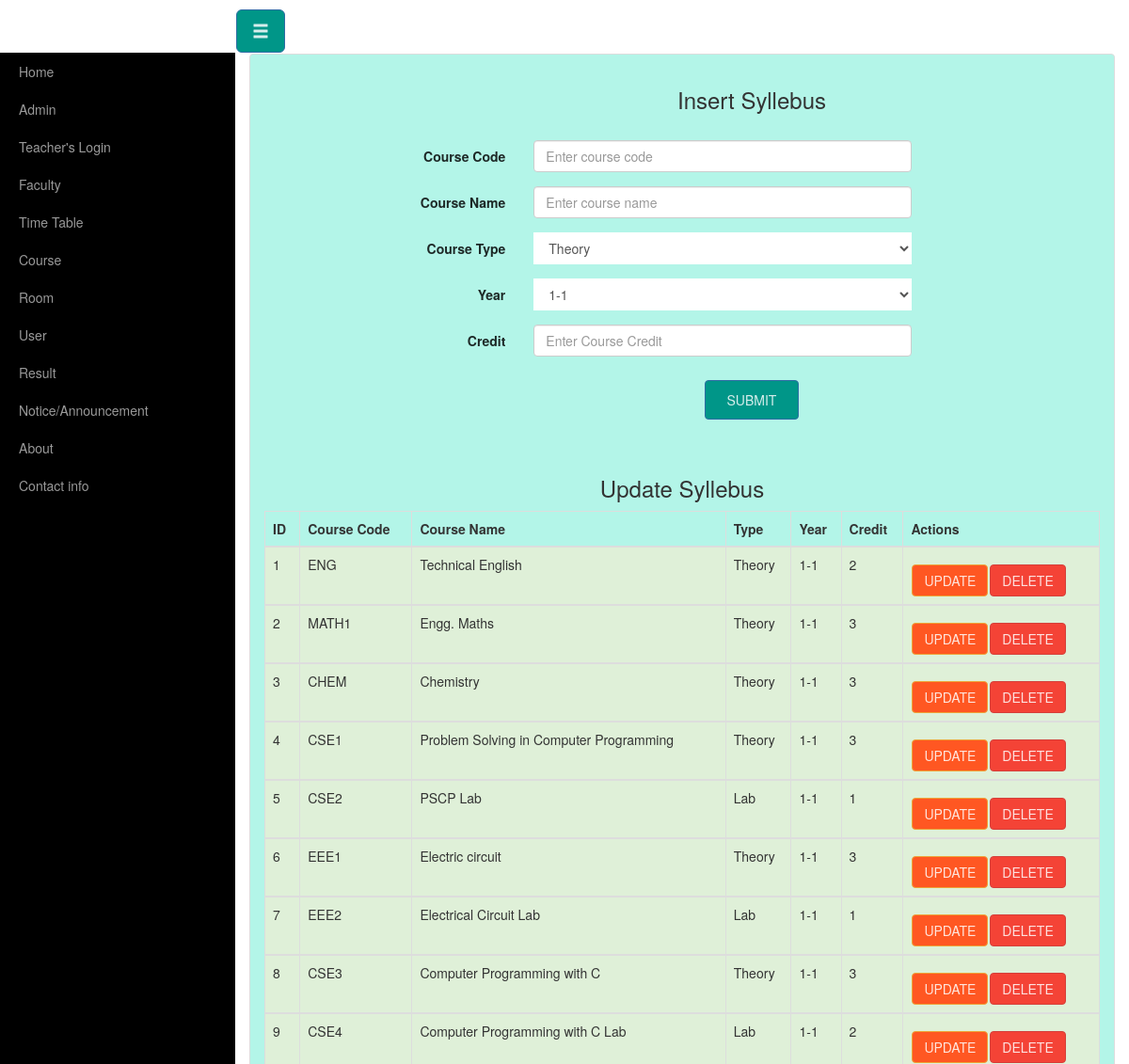
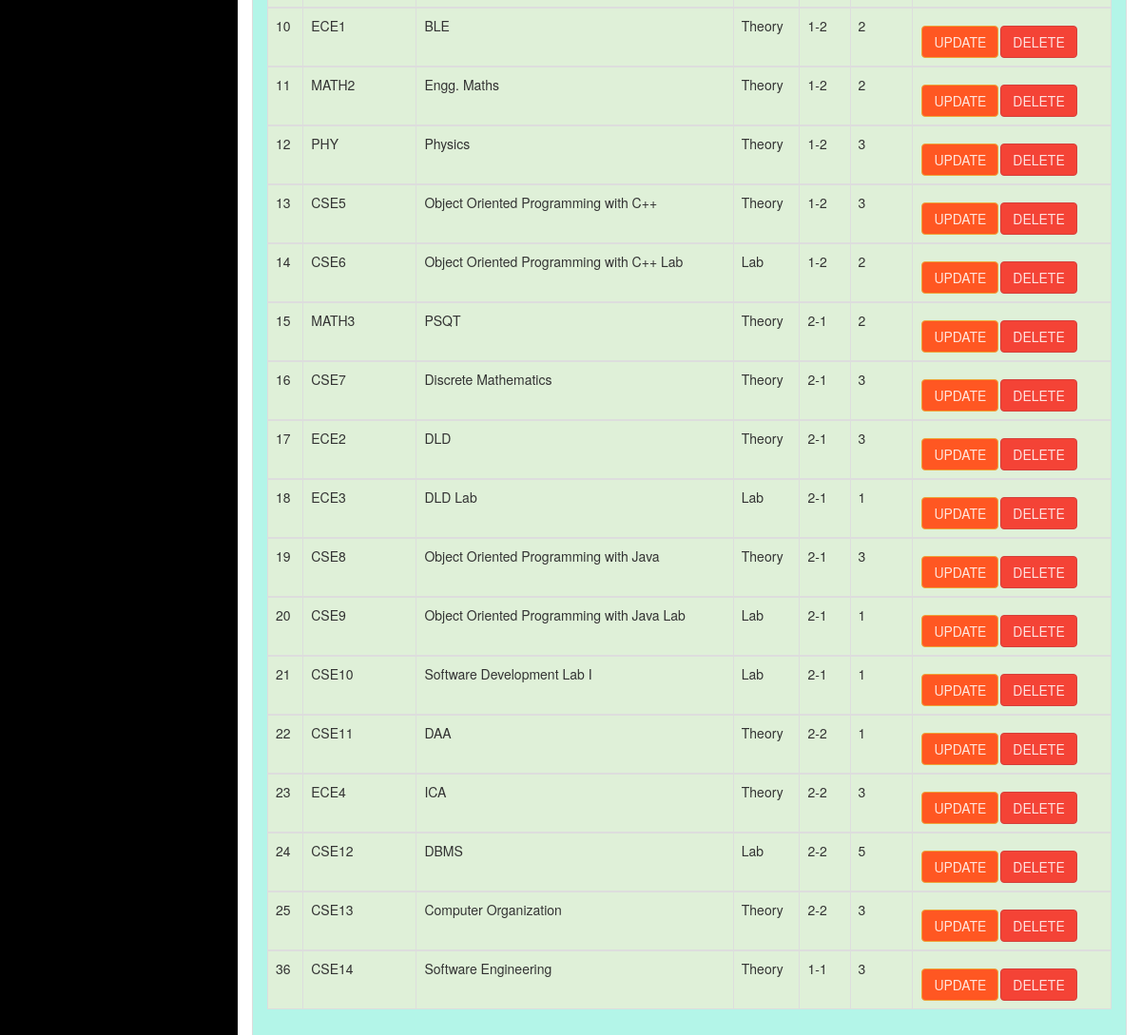
The app's page /course_insert.php with its own data (2 pictures, top to bottom).
### tables this page shows
CREATE TABLE `course` (
  `co_id` int(11) NOT NULL,
  `course_code` text NOT NULL,
  `name` text NOT NULL,
  `type` text NOT NULL,
  `year` text NOT NULL,
  `credit` int(11) NOT NULL
);

### course_insert.php (the view, shortened to what this page needs)
<?php include("header.php");?>
<?php include('db_con.php');?>
<div class="container-fluid">
    <div class="row" id="wrapper">
    <?php require_once'menubar.php';?>
    <div class="col-sm-12">
        <div class="panel panel-default" style="background-color: #B3F5E8">
        <div class="panel-body">
        <div class="col-sm-10 col-sm-offset-2">
<center><h3>Insert Syllebus</h3></center>
<br>
<form action="course_insert.php" method="post" class="form-horizontal" role="form">
            <div class="form-group">
                <label for="course_code" class="col-sm-2 control-label">Course Code</label>
                <div class="col-sm-7">
                <input type="text" class="form-control" name="course_code" placeholder="Enter course code" >
                </div>
            </div>
            <div class="form-group">
                <label for="course_name" class="col-sm-2 control-label">Course Name</label>
                <div class="col-sm-7">
                <input type="text" class="form-control" name="course_name" placeholder="Enter course name" >
                </div>
            </div>
            <div class="form-group">
                <label class="col-sm-2 control-label">Course Type</label>
                <div class="col-sm-7">
                    <select class="form-control" name="type">
                        <option value="Theory">Theory</option>
                    </select>
                </div>
            </div>
            <div class="form-group">
                <label class="col-sm-2 control-label">Year</label>
                <div class="col-sm-7">
                    <select class="form-control" name="year">
                        <option value="1-1">1-1</option>
                    </select>
                </div>
            </div>
			<div class="form-group">
                <label for="credit" class="col-sm-2 control-label">Credit</label>
                <div class="col-sm-7">
                    <input type="text" class="form-control" name="credit" placeholder="Enter Course Credit">
                </div>
            </div>
            <center><input type="submit" name="submit" value="Submit" class="btn btn-primary" style="padding: 10px; width: 100px;"></center>
 </form>
 <br>
    <br>
        <br>
</div>
            <center><h3>Update Syllebus</h3></center>
            <?php
            $sql1 = "SELECT * FROM course";
            $result1 = mysqli_query($conn,$sql1);
                echo "<table class='table table-bordered'>";
                echo "<thead>";
                echo "<tr>";
                echo "<th>ID</th>";
                echo "<th>Course Code</th>";
                echo "<th>Course Name</th>";
                echo "<th>Type</th>";
                echo "<th>Year</th>";
                echo "<th>Credit</th>";
                echo "<th>Actions</th>";
                echo "</tr>";
                echo "</thead>";
            while ($row1 = mysqli_fetch_assoc($result1)) {
                echo "<tbody>";
                echo "<tr class='success'>";
                echo "<td>".$row1['co_id']."</td>";
                echo "<td>".$row1['course_code']."</td>";
                echo "<td>".$row1['name']."</td>";
                echo "<td>".$row1['type']."</td>";
                echo "<td>".$row1['year']."</td>";
                echo "<td>".$row1['credit']."</td>";
                echo '<td><a href="course_update.php?id=' . $row1['co_id'] . '"><b class="btn btn-warning">Update</b></a>' ;
                echo '<a href="delete.php?id=' . $row1['co_id'] . '" onclick=\'return confirm("Are you sure you want to delete this record?")\'><b class="btn btn-danger">Delete</b></a></td>' ;
                echo "</tr>";
                echo "</tbody>";
            }
                echo "</table>";
        ?>
 </div>
 </div>
 </div>
 </div>

### header.php (shortened to what this page needs)
<!DOCTYPE html>
<html>
	<head>
		<link href="css/bootstrap.min.css" rel="stylesheet">
		<link href="css/bootstrap.css" rel="stylesheet">
		<link href="css/style.css" rel="stylesheet">
		<link rel="stylesheet" href="css/roboto.min.css">
		<link rel="stylesheet" href="css/material.min.css">
		<link rel="stylesheet" href="css/ripples.min.css">
        <link rel="stylesheet" href="css/bootstrap.css">
		<link href="css/font-awesome.css" rel="stylesheet">
		<link href="css/font-awesome.min.css" rel="stylesheet">
	</head>
<body>
</body>
</html>

### menubar.php (shortened to what this page needs)
<a href="#menu-toggle" class="btn btn-primary btn-lg" id="menu-toggle"><span class="glyphicon glyphicon-menu-hamburger"></span></a><br/>
  <div class="col-sm-3">
    <div id="wrapper">
        <div id="sidebar-wrapper">
            <ul class="sidebar-nav">
                <li>
                    <a href="index.php">Home</a>
                </li>
                 <li>
                    <a href="admin_login.php">Admin</a>
                </li>
                 <li>
                    <a href="teacher_login.php">Teacher's Login</a>
                </li>
                <li>
                    <a href="teacher.php">Faculty</a>
                </li>
                <li>
                    <a href="routine.php">Time Table</a>
                </li>
                <li>
                    <a href="course.php">Course</a>
                </li>
                <li>
                    <a href="room.php">Room</a>
                </li>
				<li>
                    <a href="login.php">User</a>
                </li>
                <li>
                    <a href="result.php">Result</a>
                </li>
                <li>
                    <a href="notice.php">Notice/Announcement</a>
                </li>
                <li>
                    <a href="about.php">About</a>
                </li>
                <li>
                    <a href="contact.php">Contact info</a>
                </li>
            </ul>
        </div>
    </div>
</div>

### css/style.css (style rules this page uses)
* { box-sizing:border-box; }
#wrapper { padding-left: 0; -webkit-transition: all 0.5s ease; -moz-transition: all 0.5s ease; -o-transition: all 0.5s ease; transition: all 0.5s ease; }
#sidebar-wrapper { z-index: 1000; position: fixed; left: 250px; width: 0; height: 100%; margin-left: -250px; overflow-y: auto; background: #000; -webkit-transition: all 0.5s ease; -moz-transition: all 0.5s ease; -o-transition: all 0.5s ease; transition: all 0.5s ease; }
.sidebar-nav { position: absolute; top: 0; width: 250px; margin: 0; padding: 0; list-style: none; }
.sidebar-nav li { text-indent: 20px; line-height: 40px; }
.sidebar-nav li a { display: block; text-decoration: none; color: #999999; }
@media (min-width:768px) { #wrapper { padding-left: 250px; } }
@media (min-width:768px) { #sidebar-wrapper { width: 250px; } }

### records on screen
course: co_id "1", course_code "ENG", name "Technical English", type "Theory", year "1-1", credit "2"
course: co_id "2", course_code "MATH1", name "Engg. Maths", type "Theory", year "1-1", credit "3"
course: co_id "3", course_code "CHEM", name "Chemistry", type "Theory", year "1-1", credit "3"
course: co_id "4", course_code "CSE1", name "Problem Solving in Computer Programming", type "Theory", year "1-1", credit "3"
course: co_id "5", course_code "CSE2", name "PSCP Lab", type "Lab", year "1-1", credit "1"
course: co_id "6", course_code "EEE1", name "Electric circuit", type "Theory", year "1-1", credit "3"
course: co_id "7", course_code "EEE2", name "Electrical Circuit Lab", type "Lab", year "1-1", credit "1"
course: co_id "8", course_code "CSE3", name "Computer Programming with C", type "Theory", year "1-1", credit "3"
course: co_id "9", course_code "CSE4", name "Computer Programming with C Lab", type "Lab", year "1-1", credit "2"
course: co_id "10", course_code "ECE1", name "BLE", type "Theory", year "1-2", credit "2"
course: co_id "11", course_code "MATH2", name "Engg. Maths", type "Theory", year "1-2", credit "2"
course: co_id "12", course_code "PHY", name "Physics", type "Theory", year "1-2", credit "3"
course: co_id "13", course_code "CSE5", name "Object Oriented Programming with C++", type "Theory", year "1-2", credit "3"
course: co_id "14", course_code "CSE6", name "Object Oriented Programming with C++ Lab", type "Lab", year "1-2", credit "2"
course: co_id "15", course_code "MATH3", name "PSQT", type "Theory", year "2-1", credit "2"
course: co_id "16", course_code "CSE7", name "Discrete Mathematics", type "Theory", year "2-1", credit "3"
course: co_id "17", course_code "ECE2", name "DLD", type "Theory", year "2-1", credit "3"
course: co_id "18", course_code "ECE3", name "DLD Lab", type "Lab", year "2-1", credit "1"
course: co_id "19", course_code "CSE8", name "Object Oriented Programming with Java", type "Theory", year "2-1", credit "3"
course: co_id "20", course_code "CSE9", name "Object Oriented Programming with Java Lab", type "Lab", year "2-1", credit "1"
course: co_id "21", course_code "CSE10", name "Software Development Lab I", type "Lab", year "2-1", credit "1"
course: co_id "22", course_code "CSE11", name "DAA", type "Theory", year "2-2", credit "1"
course: co_id "23", course_code "ECE4", name "ICA", type "Theory", year "2-2", credit "3"
course: co_id "24", course_code "CSE12", name "DBMS", type "Lab", year "2-2", credit "5"
course: co_id "25", course_code "CSE13", name "Computer Organization", type "Theory", year "2-2", credit "3"
course: co_id "36", course_code "CSE14", name "Software Engineering", type "Theory", year "1-1", credit "3"
